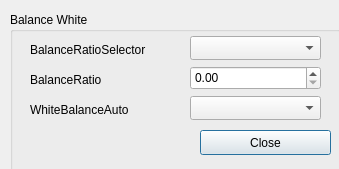
<?xml version="1.0" encoding="UTF-8"?>
<ui version="4.0">
 <class>CWhiteBalance</class>
 <widget class="QDialog" name="CWhiteBalance">
  <property name="geometry">
   <rect>
    <x>0</x>
    <y>0</y>
    <width>339</width>
    <height>169</height>
   </rect>
  </property>
  <property name="windowTitle">
   <string>WhiteBalance</string>
  </property>
  <widget class="QGroupBox" name="Balance_White">
   <property name="geometry">
    <rect>
     <x>10</x>
     <y>12</y>
     <width>331</width>
     <height>241</height>
    </rect>
   </property>
   <property name="title">
    <string>Balance White</string>
   </property>
   <widget class="QComboBox" name="BalanceRatioSelector">
    <property name="geometry">
     <rect>
      <x>180</x>
      <y>24</y>
      <width>131</width>
      <height>24</height>
     </rect>
    </property>
    <property name="editable">
     <bool>false</bool>
    </property>
   </widget>
   <widget class="QLabel" name="BalanceRatioSelectorLabel">
    <property name="geometry">
     <rect>
      <x>20</x>
      <y>30</y>
      <width>141</width>
      <height>16</height>
     </rect>
    </property>
    <property name="text">
     <string>BalanceRatioSelector</string>
    </property>
   </widget>
   <widget class="QLabel" name="BalanceRatioLabel">
    <property name="geometry">
     <rect>
      <x>20</x>
      <y>60</y>
      <width>121</width>
      <height>16</height>
     </rect>
    </property>
    <property name="text">
     <string>BalanceRatio</string>
    </property>
   </widget>
   <widget class="QDoubleSpinBox" name="BalanceRatioSpin">
    <property name="geometry">
     <rect>
      <x>180</x>
      <y>54</y>
      <width>131</width>
      <height>24</height>
     </rect>
    </property>
   </widget>
   <widget class="QComboBox" name="WhiteBalanceAuto">
    <property name="geometry">
     <rect>
      <x>180</x>
      <y>84</y>
      <width>131</width>
      <height>24</height>
     </rect>
    </property>
    <property name="editable">
     <bool>false</bool>
    </property>
   </widget>
   <widget class="QLabel" name="WhiteBalanceRatioLabel">
    <property name="geometry">
     <rect>
      <x>20</x>
      <y>90</y>
      <width>141</width>
      <height>16</height>
     </rect>
    </property>
    <property name="text">
     <string>WhiteBalanceAuto</string>
    </property>
   </widget>
  </widget>
  <widget class="QPushButton" name="WhiteBalance_Close">
   <property name="geometry">
    <rect>
     <x>200</x>
     <y>130</y>
     <width>131</width>
     <height>25</height>
    </rect>
   </property>
   <property name="focusPolicy">
    <enum>Qt::StrongFocus</enum>
   </property>
   <property name="text">
    <string>Close</string>
   </property>
  </widget>
 </widget>
 <tabstops>
  <tabstop>BalanceRatioSelector</tabstop>
  <tabstop>BalanceRatioSpin</tabstop>
  <tabstop>WhiteBalanceAuto</tabstop>
  <tabstop>WhiteBalance_Close</tabstop>
 </tabstops>
 <resources/>
 <connections/>
</ui>
